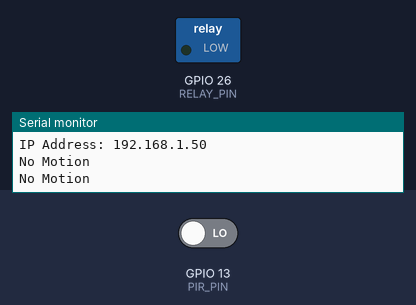
Recording of a sketch running on a simulated ESP32. Parts: switched loads named in the sketch (green lamp = pin HIGH), the last lines printed to the serial monitor. Inputs (shaded band) come from the test bench; at power-on: GPIO 13 (PIR_PIN) LOW. WiFi joins after 1.5 s; servers stay silent unless stated.

Above: at 3.2 s.
3.3 s: GPIO 13 (PIR_PIN) driven HIGH
At 4.8 s:
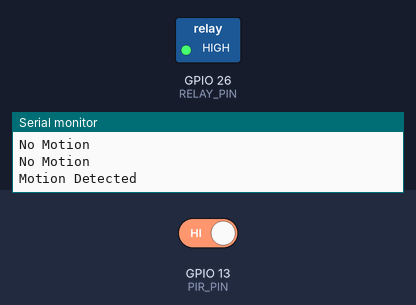
5.5 s: GPIO 13 (PIR_PIN) driven LOW
At 6.3 s:
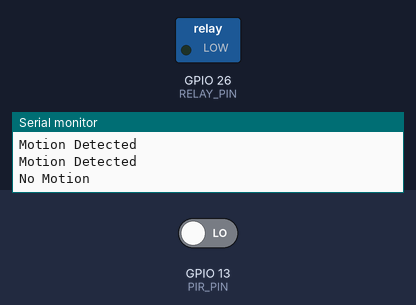
Timing chart, 0 to 8.5 s (numbered marks = the images above; inputs shaded):
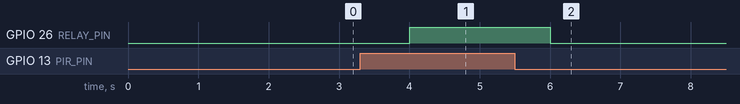

The sketch:

esp32_main.ino
```cpp
#include <WiFi.h>

#define PIR_PIN 13
#define RELAY_PIN 26

const char* WIFI_NAME = "YOUR_WIFI_NAME";
const char* WIFI_PASSWORD = "YOUR_WIFI_PASSWORD";

bool motionDetected = false;

void initializePins() {

    pinMode(PIR_PIN, INPUT);
    pinMode(RELAY_PIN, OUTPUT);

    digitalWrite(RELAY_PIN, LOW);
}

void connectWiFi() {

    Serial.println();
    Serial.println("Connecting to Wi-Fi...");

    WiFi.begin(WIFI_NAME, WIFI_PASSWORD);

    while (WiFi.status() != WL_CONNECTED) {

        delay(1000);
        Serial.println("Connecting...");
    }

    Serial.println();
    Serial.println("Wi-Fi Connected");
    Serial.print("IP Address: ");
    Serial.println(WiFi.localIP());
}

void handleMotionDetection() {

    motionDetected = digitalRead(PIR_PIN);

    if (motionDetected == true) {

        Serial.println("Motion Detected");
        digitalWrite(RELAY_PIN, HIGH);

    } else {

        Serial.println("No Motion");
        digitalWrite(RELAY_PIN, LOW);
    }
}

void setup() {

    Serial.begin(115200);

    Serial.println("Starting SmartRoom-X");

    initializePins();

    connectWiFi();
}

void loop() {

    handleMotionDetection();

    delay(1000);
}
```

Measured:
- after the input at 3.3 s, GPIO 26 (RELAY_PIN): LOW → HIGH after 0.70 s
- after the input at 5.5 s, GPIO 26 (RELAY_PIN): HIGH → LOW after 0.50 s
